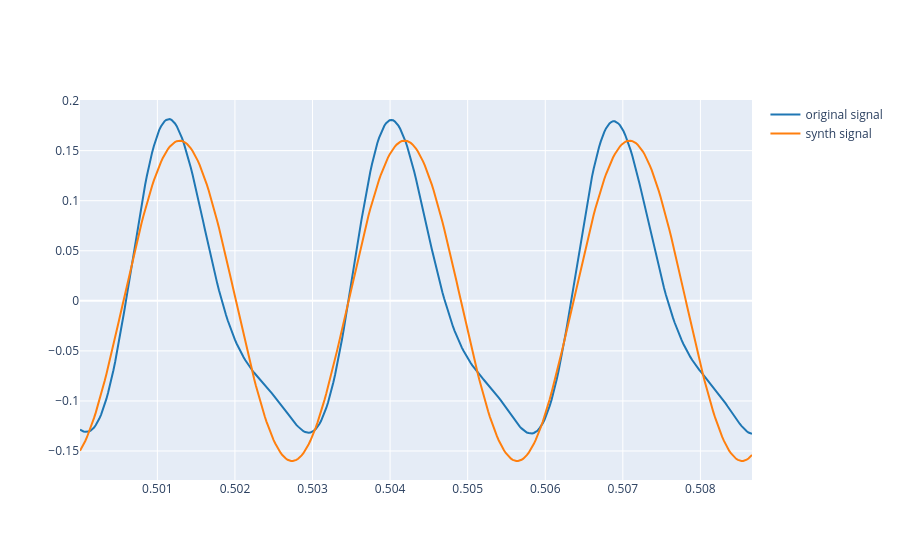

Notebook code for this chart:
### Markdown cell above
3.1. Create a sinusoid of the same duration than the reference signal and same frequency than the fundamental frequency. Plot it along with the audio signal of the reference recording. Plot the same time segment that 2.3. Note that the sampling rate should be the same for both signals. Try to find the values of Amplitude and initial Phase that make the two signal segments plotted to match as close as possible (do not attempt to imitate the whole signal). Matching the phase is a bit tricky.

### Code cell
# Write the code here

t = np.arange(0,4,1.0/fs)
phi = 0.9
A = 0.16
x = A*np.cos(2*np.pi*f*t +phi)



plot_signals([ref, x], fs, t_start=0.5, t_end=0.5+T*3, name=["original signal", "synth signal"])

### Figure 1 — Plotly figure (JSON) as saved in the notebook; plotly's stock layout.template omitted (floating-point values rounded to 4 significant figures; data arrays with more than 128 entries replaced by an {"elided": "..."} marker saying what was removed)
{"data": [{"line": {"color": "#1f77b4", "shape": "linear"}, "mode": "lines", "name": "original signal", "type": "scatter", "x": {"elided": "383 float values"}, "y": {"elided": "383 float values"}}, {"line": {"color": "#ff7f0e", "shape": "linear"}, "mode": "lines", "name": "synth signal", "type": "scatter", "x": {"elided": "383 float values"}, "y": {"elided": "383 float values"}}], "layout": {}}
